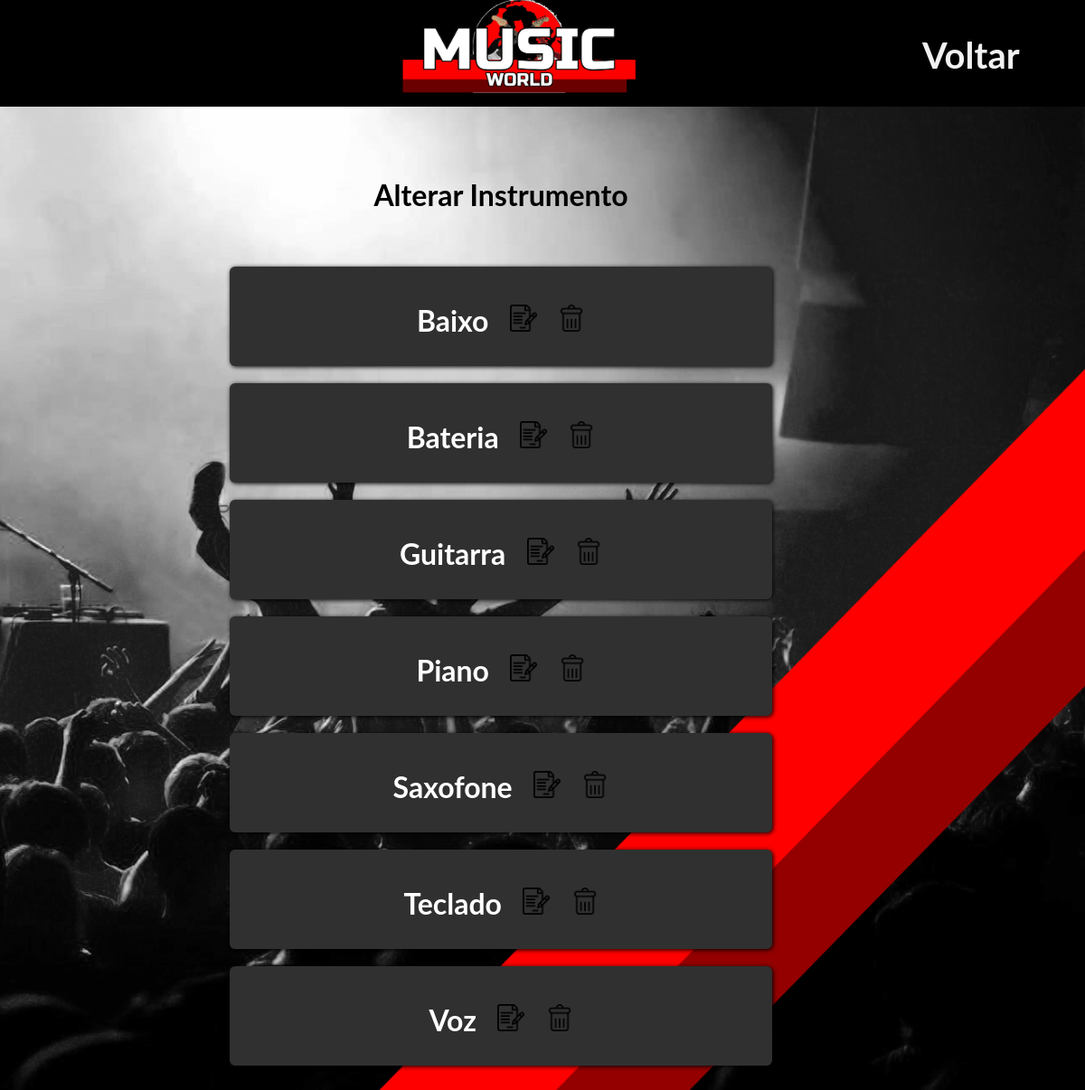
The app's page /editinst.php with its own data.
### tables this page shows
CREATE TABLE `instrumentos` (
  `id` int(11) NOT NULL,
  `nome` varchar(50) NOT NULL
);

### src/editinst.php (the view, shortened to what this page needs)
<!DOCTYPE html>
    <html>
    <link rel="stylesheet" href="style.css">
    <?php
    $mysqllink = mysqli_connect("localhost","root","","musicworld");
    $dados=mysqli_query($mysqllink,"select * from instrumentos order by nome");
    $linha = mysqli_fetch_assoc($dados);
    $total = mysqli_num_rows($dados);
    ?>
<head>
<center>
<div class="header" ><br>
<table border="0px" width="100%" valign="middle">
<th width="35%" align="left">
<th><center><br><br><br><br><img src="img/logo.png" class="imglogo"></center></th>
<th width="20%" align="left">
<th width="15%" align="left"><a href="admin.php" style=text-decoration:none;><span style="font-size:40px;cursor:pointer" class="openbtn">Voltar</span></a>&nbsp&nbsp&nbsp
</table>
<link rel="stylesheet" href="style.css">
</div>
<br><br><br>
<body background="img/background.png" class="bg">
<h1>Alterar Instrumento</h1><br><br>
<?php
         if($total){do{
         ?>
        <div class="divbanda link"><br><h1><?php echo $linha['nome']?></a>&nbsp&nbsp
        <a href="<?php echo "novoinst.php?id=".$linha['id'] . "&nome=" . $linha['nome']?>" class="link"><img src="img/icones/editar.png" style="height:30px;"></a>&nbsp&nbsp
        <a href="<?php echo "excluiri.php?id=".$linha['id']?>" class="link"><img src="img/icones/excluir.png" style="height:30px;"></a>
        </div><br>
         <?php
         }while($linha = mysqli_fetch_assoc($dados));
         mysqli_free_result($dados);}
         ?>

### src/style.css (style rules this page uses)
body { font-family: "Lato", sans-serif; }
.header { margin-top: -20px; margin-left: -10px; height: 130px; width: 110.05%; background-color: #000; }
.bg { height: 90%; width: 91%; background-repeat: no-repeat; background-size: cover; }
.openbtn { color: #f1f1f1; }

### src/editinst.php (style rules this page uses)
.imglogo { margin-top: -87px; margin-left: -35px; height: 110px; width: 340px; }
.link { text-decoration:none; color:white; }
body { background-image: url("img/background.png"); background-repeat: no-repeat; background-position: right top; background-attachment: fixed; background-size: cover; }
.divbanda { height:110px; width:600px; border-radius: 6px; background-color: rgb(48, 48, 48); box-shadow: 1px 1px 5px #000; }

### records on screen
instrumentos: nome "Baixo"
instrumentos: nome "Bateria"
instrumentos: nome "Guitarra"
instrumentos: nome "Piano"
instrumentos: nome "Saxofone"
instrumentos: nome "Teclado"
instrumentos: nome "Voz"
